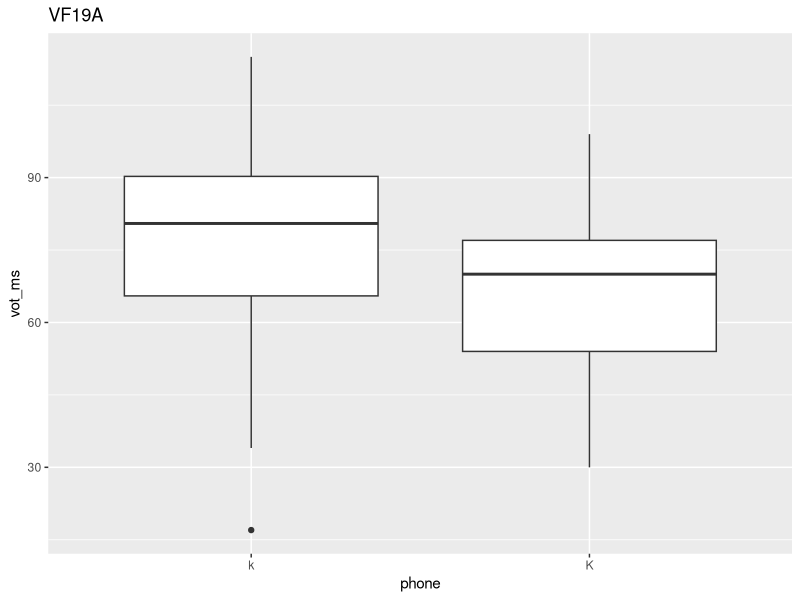
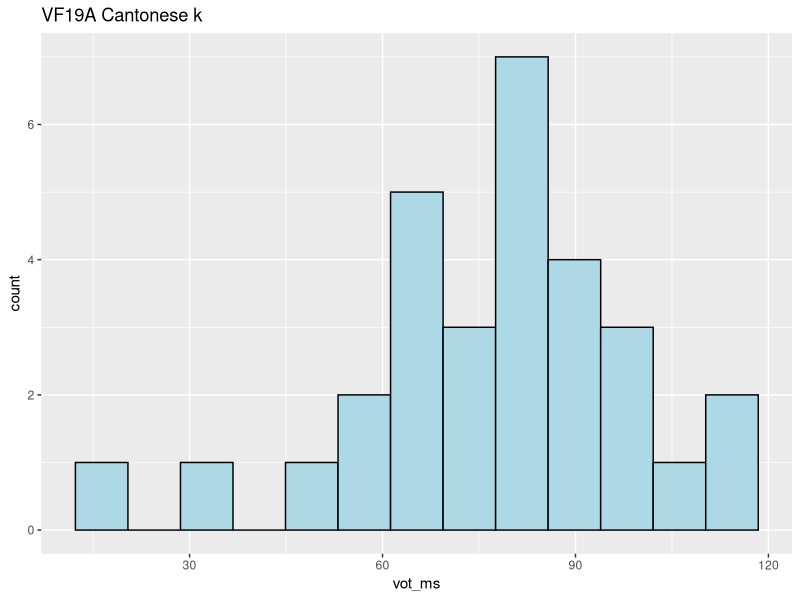
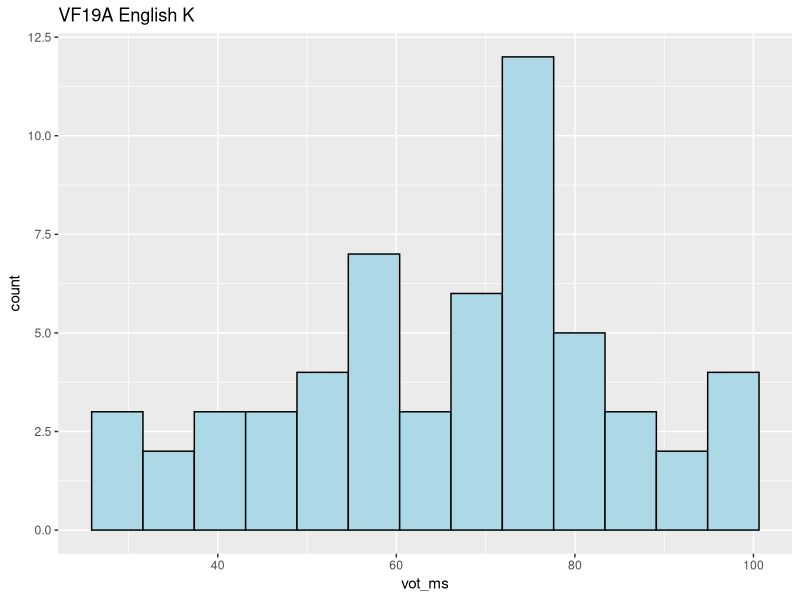
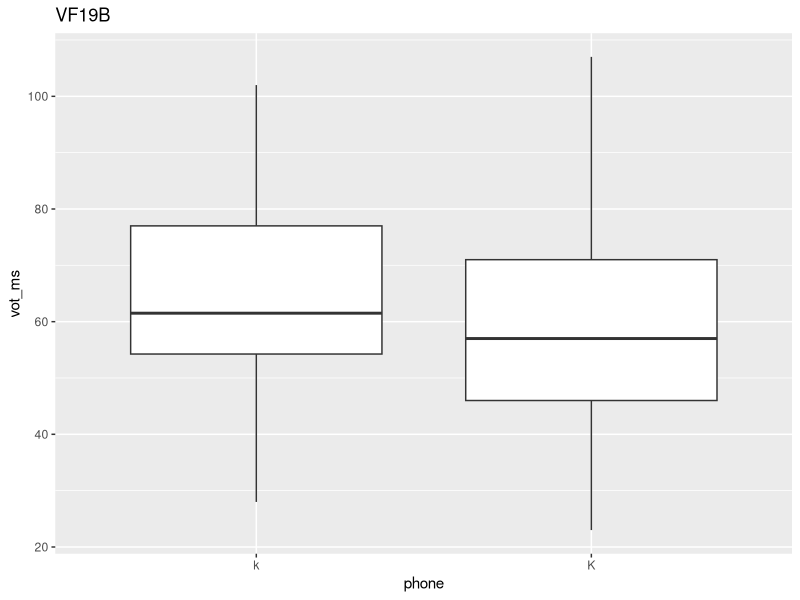
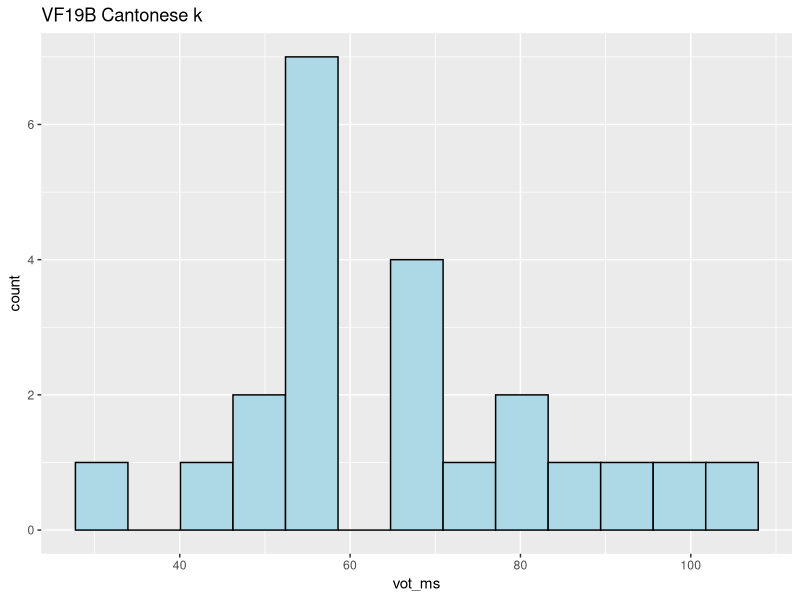
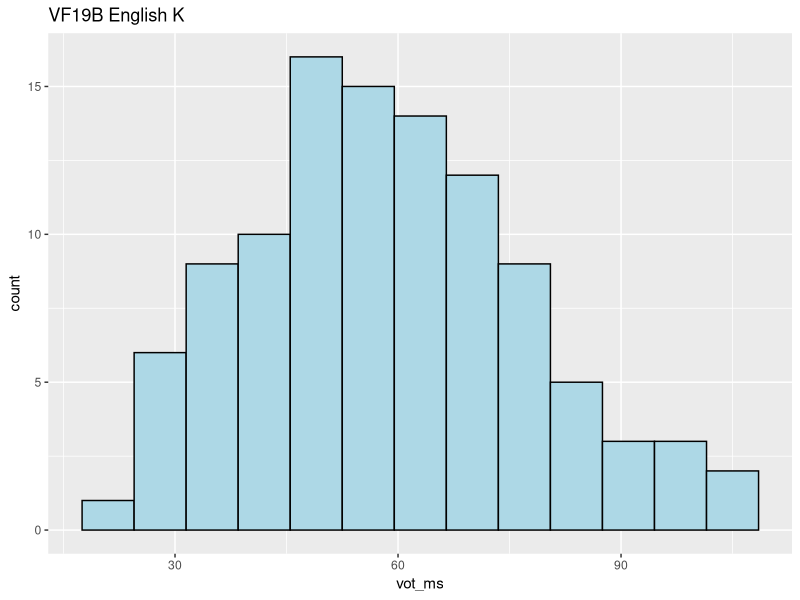
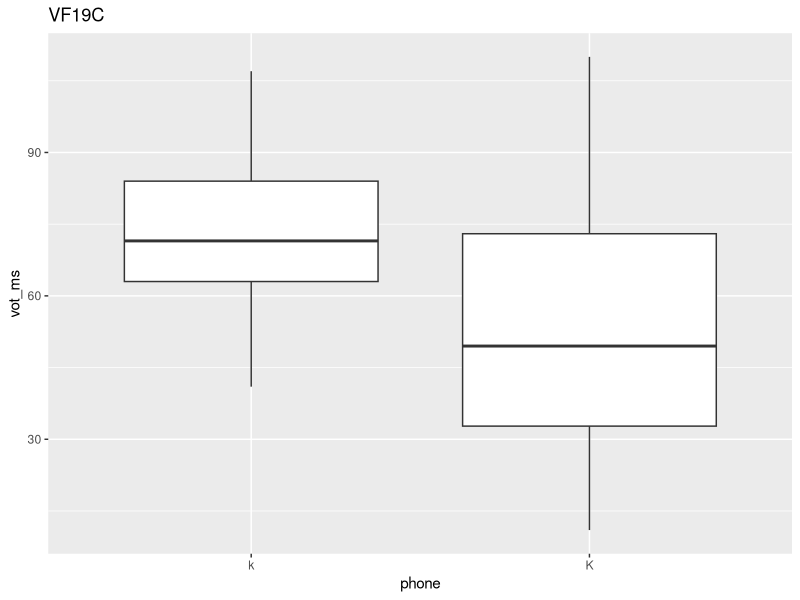
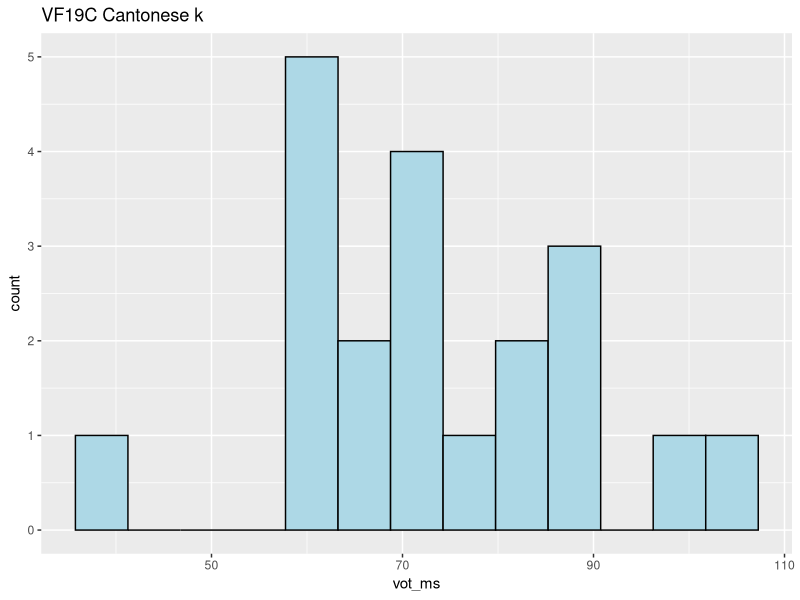

These figures' R source, in order:
#Title: VF19A-VF21B
#Details: Shapiro-Wilk, Welch unpaired t-test, Wilcoxon rank sum, barplot
#Last updated: 2025-12-14
#Author: Yerin Hur

library(tidyverse)

drvot_df <- read.csv("drvotsanitised.csv")
drvot_df

#----------VF19A----------

VF19A_df <- filter(drvot_df, speaker == "VF19A")
VF19A_df

VF19A_k_df <- filter(VF19A_df, phone == "k" | phone == "K")
VF19A_k_df

ggplot(VF19A_k_df, aes(x = phone, y = vot_ms)) +
  geom_boxplot() +
  labs(title = "VF19A")

ggsave('VF19A_phones.png', h = 5, w = 7, units = 'in')

VF19A_Canto_k_df <- filter(drvot_df, speaker == "VF19A" & language == "C" & phone == "k")
VF19A_Canto_k_df

VF19A_Eng_K_df <- filter(drvot_df, speaker == "VF19A" & language == "E" & phone == "K")
VF19A_Eng_K_df

ggplot(VF19A_Canto_k_df, aes(x = vot_ms)) +
  geom_histogram(bins = 13, color = 'black', fill = 'lightblue') +
  labs(title = "VF19A Cantonese k")

ggsave('VF19A_Canto.png', h = 5, w = 7, units = 'in')

mean(VF19A_Canto_k_df$vot_ms)

shapiro.test(VF19A_Canto_k_df$vot_ms)

ggplot(VF19A_Eng_K_df, aes(x = vot_ms)) +
  geom_histogram(bins = 13, color = 'black', fill = 'lightblue') +
  labs(title = "VF19A English K")

ggsave('VF19A_Eng.png', h = 5, w = 7, units = 'in')

mean(VF19A_Eng_K_df$vot_ms)

shapiro.test(VF19A_Eng_K_df$vot_ms)

diff_19a <- VF19A_Canto_k_df$vot_ms - VF19A_Eng_K_df$vot_ms

diff_19a

shapiro.test(diff_19a)

#Tried paired t-test since the speakers were the same for both datasets
#Got "Error in complete.cases(x, y) : not all arguments have the same length"
#Pivot to unpaired t-test

t.test(VF19A_Canto_k_df$vot_ms, VF19A_Eng_K_df$vot_ms)



#----------VF19B----------

VF19B_df <- filter(drvot_df, speaker == "VF19B")
VF19B_df

VF19B_k_df <- filter(VF19B_df, phone == "k" | phone == "K")
VF19B_k_df

ggplot(VF19B_k_df, aes(x = phone, y = vot_ms)) +
  geom_boxplot() +
  labs(title = "VF19B")

ggsave('VF19B_phones.png', h = 5, w = 7, units = 'in')

VF19B_Canto_k_df <- filter(drvot_df, speaker == "VF19B" & language == "C" & phone == "k")
VF19B_Canto_k_df

VF19B_Eng_K_df <- filter(drvot_df, speaker == "VF19B" & language == "E" & phone == "K")
VF19B_Eng_K_df

ggplot(VF19B_Canto_k_df, aes(x = vot_ms)) +
  geom_histogram(bins = 13, color = 'black', fill = 'lightblue') +
  labs(title = "VF19B Cantonese k")

ggsave('VF19B_Canto.png', h = 5, w = 7, units = 'in')

mean(VF19B_Canto_k_df$vot_ms)

shapiro.test(VF19B_Canto_k_df$vot_ms)

ggplot(VF19B_Eng_K_df, aes(x = vot_ms)) +
  geom_histogram(bins = 13, color = 'black', fill = 'lightblue') +
  labs(title = "VF19B English K")

ggsave('VF19B_Eng.png', h = 5, w = 7, units = 'in')

mean(VF19B_Eng_K_df$vot_ms)

shapiro.test(VF19B_Eng_K_df$vot_ms)

t.test(VF19B_Canto_k_df$vot_ms, VF19B_Eng_K_df$vot_ms)



#----------VF19C----------

VF19C_df <- filter(drvot_df, speaker == "VF19C")
VF19C_df

VF19C_k_df <- filter(VF19C_df, phone == "k" | phone == "K")
VF19C_k_df

ggplot(VF19C_k_df, aes(x = phone, y = vot_ms)) +
  geom_boxplot() +
  labs(title = "VF19C")

ggsave('VF19C_phones.png', h = 5, w = 7, units = 'in')

VF19C_Canto_k_df <- filter(drvot_df, speaker == "VF19C" & language == "C" & phone == "k")
VF19C_Canto_k_df

VF19C_Eng_K_df <- filter(drvot_df, speaker == "VF19C" & language == "E" & phone == "K")
VF19C_Eng_K_df

ggplot(VF19C_Canto_k_df, aes(x = vot_ms)) +
  geom_histogram(bins = 13, color = 'black', fill = 'lightblue') +
  labs(title = "VF19C Cantonese k")

ggsave('VF19C_Canto.png', h = 5, w = 7, units = 'in')

mean(VF19C_Canto_k_df$vot_ms)

shapiro.test(VF19C_Canto_k_df$vot_ms)

ggplot(VF19C_Eng_K_df, aes(x = vot_ms)) +
  geom_histogram(bins = 13, color = 'black', fill = 'lightblue') +
  labs(title = "VF19C English K")

ggsave('VF19C_Eng.png', h = 5, w = 7, units = 'in')

mean(VF19C_Eng_K_df$vot_ms)

shapiro.test(VF19C_Eng_K_df$vot_ms)

#The vot_ms for VF19C_Eng_K_df is not normally distributed
#Wilcoxon test for non-parametric alternative

wilcox.test(VF19C_Canto_k_df$vot_ms, VF19C_Eng_K_df$vot_ms)



#----------VF19D----------

VF19D_df <- filter(drvot_df, speaker == "VF19D")
VF19D_df

VF19D_k_df <- filter(VF19D_df, phone == "k" | phone == "K")
VF19D_k_df

ggplot(VF19D_k_df, aes(x = phone, y = vot_ms)) +
  geom_boxplot() +
  labs(title = "VF19D")

ggsave('VF19D_phones.png', h = 5, w = 7, units = 'in')

VF19D_Canto_k_df <- filter(drvot_df, speaker == "VF19D" & language == "C" & phone == "k")
VF19D_Canto_k_df

VF19D_Eng_K_df <- filter(drvot_df, speaker == "VF19D" & language == "E" & phone == "K")
VF19D_Eng_K_df

ggplot(VF19D_Canto_k_df, aes(x = vot_ms)) +
  geom_histogram(bins = 13, color = 'black', fill = 'lightblue') +
  labs(title = "VF19D Cantonese k")

ggsave('VF19D_Canto.png', h = 5, w = 7, units = 'in')

mean(VF19D_Canto_k_df$vot_ms)

shapiro.test(VF19D_Canto_k_df$vot_ms)

ggplot(VF19D_Eng_K_df, aes(x = vot_ms)) +
  geom_histogram(bins = 13, color = 'black', fill = 'lightblue') +
  labs(title = "VF19D English K")

ggsave('VF19D_Eng.png', h = 5, w = 7, units = 'in')

mean(VF19D_Eng_K_df$vot_ms)

shapiro.test(VF19D_Eng_K_df$vot_ms)

t.test(VF19D_Canto_k_df$vot_ms, VF19D_Eng_K_df$vot_ms)



#----------VF20A----------

VF20A_df <- filter(drvot_df, speaker == "VF20A")
VF20A_df

VF20A_k_df <- filter(VF20A_df, phone == "k" | phone == "K")
VF20A_k_df

ggplot(VF20A_k_df, aes(x = phone, y = vot_ms)) +
  geom_boxplot() +
  labs(title = "VF20A")

ggsave('VF20A_phones.png', h = 5, w = 7, units = 'in')

VF20A_Canto_k_df <- filter(drvot_df, speaker == "VF20A" & language == "C" & phone == "k")
VF20A_Canto_k_df

VF20A_Eng_K_df <- filter(drvot_df, speaker == "VF20A" & language == "E" & phone == "K")
VF20A_Eng_K_df

ggplot(VF20A_Canto_k_df, aes(x = vot_ms)) +
  geom_histogram(bins = 13, color = 'black', fill = 'lightblue') +
  labs(title = "VF20A Cantonese k")

ggsave('VF20A_Canto.png', h = 5, w = 7, units = 'in')

mean(VF20A_Canto_k_df$vot_ms)

shapiro.test(VF20A_Canto_k_df$vot_ms)

ggplot(VF20A_Eng_K_df, aes(x = vot_ms)) +
  geom_histogram(bins = 13, color = 'black', fill = 'lightblue') +
  labs(title = "VF20A English K")

ggsave('VF20A_Eng.png', h = 5, w = 7, units = 'in')

mean(VF20A_Eng_K_df$vot_ms)

shapiro.test(VF20A_Eng_K_df$vot_ms)

#The vot_ms for VF20A_Eng_K_df is not normally distributed
#Wilcoxon test for non-parametric alternative

wilcox.test(VF20A_Canto_k_df$vot_ms, VF20A_Eng_K_df$vot_ms)



#----------VF20B----------

VF20B_df <- filter(drvot_df, speaker == "VF20B")
VF20B_df

VF20B_k_df <- filter(VF20B_df, phone == "k" | phone == "K")
VF20B_k_df

ggplot(VF20B_k_df, aes(x = phone, y = vot_ms)) +
  geom_boxplot() +
  labs(title = "VF20B")

ggsave('VF20B_phones.png', h = 5, w = 7, units = 'in')

VF20B_Canto_k_df <- filter(drvot_df, speaker == "VF20B" & language == "C" & phone == "k")
VF20B_Canto_k_df

VF20B_Eng_K_df <- filter(drvot_df, speaker == "VF20B" & language == "E" & phone == "K")
VF20B_Eng_K_df

ggplot(VF20B_Canto_k_df, aes(x = vot_ms)) +
  geom_histogram(bins = 13, color = 'black', fill = 'lightblue') +
  labs(title = "VF20B Cantonese k")

ggsave('VF20B_Canto.png', h = 5, w = 7, units = 'in')

mean(VF20B_Canto_k_df$vot_ms)

shapiro.test(VF20B_Canto_k_df$vot_ms)

ggplot(VF20B_Eng_K_df, aes(x = vot_ms)) +
  geom_histogram(bins = 13, color = 'black', fill = 'lightblue') +
  labs(title = "VF20B English K")

ggsave('VF20B_Eng.png', h = 5, w = 7, units = 'in')

mean(VF20B_Eng_K_df$vot_ms)

shapiro.test(VF20B_Eng_K_df$vot_ms)

#The vot_ms for VF20B_Eng_K_df is not normally distributed
#Wilcoxon test for non-parametric alternative

wilcox.test(VF20B_Canto_k_df$vot_ms, VF20B_Eng_K_df$vot_ms)



#----------VF21A----------

VF21A_df <- filter(drvot_df, speaker == "VF21A")
VF21A_df

VF21A_k_df <- filter(VF21A_df, phone == "k" | phone == "K")
VF21A_k_df

ggplot(VF21A_k_df, aes(x = phone, y = vot_ms)) +
  geom_boxplot() +
  labs(title = "VF21A")

ggsave('VF21A_phones.png', h = 5, w = 7, units = 'in')

VF21A_Canto_k_df <- filter(drvot_df, speaker == "VF21A" & language == "C" & phone == "k")
VF21A_Canto_k_df

VF21A_Eng_K_df <- filter(drvot_df, speaker == "VF21A" & language == "E" & phone == "K")
VF21A_Eng_K_df

ggplot(VF21A_Canto_k_df, aes(x = vot_ms)) +
  geom_histogram(bins = 13, color = 'black', fill = 'lightblue') +
  labs(title = "VF21A Cantonese k")

ggsave('VF21A_Canto.png', h = 5, w = 7, units = 'in')

mean(VF21A_Canto_k_df$vot_ms)

shapiro.test(VF21A_Canto_k_df$vot_ms)

ggplot(VF21A_Eng_K_df, aes(x = vot_ms)) +
  geom_histogram(bins = 13, color = 'black', fill = 'lightblue') +
  labs(title = "VF21A English K")

ggsave('VF21A_Eng.png', h = 5, w = 7, units = 'in')

mean(VF21A_Eng_K_df$vot_ms)

shapiro.test(VF21A_Eng_K_df$vot_ms)

t.test(VF21A_Canto_k_df$vot_ms, VF21A_Eng_K_df$vot_ms)



#----------VF21B----------

VF21B_df <- filter(drvot_df, speaker == "VF21B")
VF21B_df

VF21B_k_df <- filter(VF21B_df, phone == "k" | phone == "K")
VF21B_k_df

ggplot(VF21B_k_df, aes(x = phone, y = vot_ms)) +
  geom_boxplot() +
  labs(title = "VF21B")

ggsave('VF21B_phones.png', h = 5, w = 7, units = 'in')

VF21B_Canto_k_df <- filter(drvot_df, speaker == "VF21B" & language == "C" & phone == "k")
VF21B_Canto_k_df

VF21B_Eng_K_df <- filter(drvot_df, speaker == "VF21B" & language == "E" & phone == "K")
VF21B_Eng_K_df

ggplot(VF21B_Canto_k_df, aes(x = vot_ms)) +
  geom_histogram(bins = 13, color = 'black', fill = 'lightblue') +
  labs(title = "VF21B Cantonese k")

ggsave('VF21B_Canto.png', h = 5, w = 7, units = 'in')

mean(VF21B_Canto_k_df$vot_ms)

shapiro.test(VF21B_Canto_k_df$vot_ms)

ggplot(VF21B_Eng_K_df, aes(x = vot_ms)) +
  geom_histogram(bins = 13, color = 'black', fill = 'lightblue') +
  labs(title = "VF21B English K")

ggsave('VF21B_Eng.png', h = 5, w = 7, units = 'in')

mean(VF21B_Eng_K_df$vot_ms)

shapiro.test(VF21B_Eng_K_df$vot_ms)

t.test(VF21B_Canto_k_df$vot_ms, VF21B_Eng_K_df$vot_ms)


#-----Barplots for all within-speaker significant differences

sigdiff <- c(10, 24)

barplot(sigdiff, 
        main = "Within-Speaker Cantonese k vs. English K", 
        xlab = "Significant Difference", 
        ylab = "Number of Speakers",
        names.arg = c("Yes (10)", "No (24)"),
        ylim=range(pretty(c(0,max(sigdiff)))),
        col = c("#CAEEC2", "#FCBABA")
        )

ggsave('SigDiff_YesNo.png', h = 5, w = 7, units = 'in')
